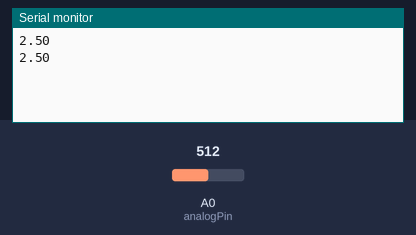
This sketch was run on a simulated Arduino Uno, built with avr-gcc and run on an emulated ATmega328P. Shown: the last lines printed to the serial monitor. The test bench sets the inputs (shaded band); at power-on: A0 (analogPin) = 512.

Above: at 1.8 s.
1.9 s: A0 (analogPin) set to 716
At 2.6 s:
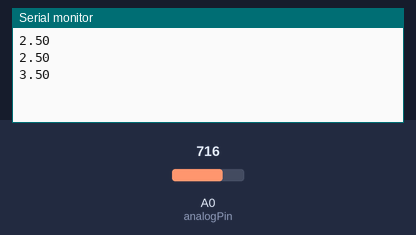
3.4 s: A0 (analogPin) set to 900
At 4.8 s:
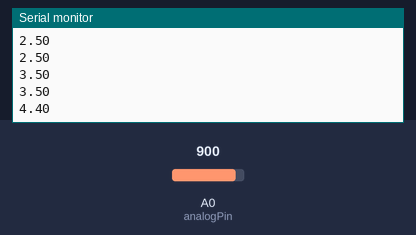
Timing chart, 0 to 6.4 s (numbered marks = the images above; inputs shaded):
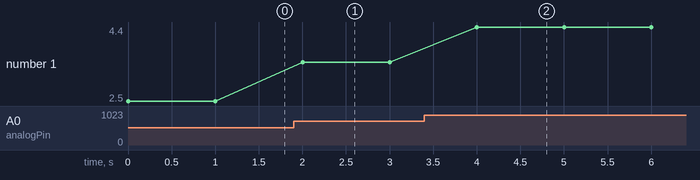

Measured:
- after the input at 1.9 s, the serial monitor: prints a new line after 0.10 s (image 1)
- after the input at 3.4 s, the serial monitor: prints a new line after 0.60 s (image 2)
- plotted number 1: 2.5 → 3.5 after the input at 1.9 s, 3.5 → 4.4 after the input at 3.4 s

The sketch:

ReadAnalog_LedLevel_func.ino
```cpp
// Programme de démonstration pour allumer une led en fonction d'une tension
// Variables
const int ledPin =  3;                                       //Pin pour la led
const int analogPin = 0;                                      //Pin pour la lecture analogique
float voltage = 0;                                            //Définition de la variable en volt

// Configuration
void setup() {
  Serial.begin(9600);                                         // Initialisation du port série à 9600
  digitalWrite(ledPin, LOW);                                  //Par défaut la led est éteinte
}

void check_voltage(float voltage, int ledPin){
  if (voltage >0.99){                                         //Comparaison de la valeur mesurée à un seul défini
    digitalWrite(ledPin, HIGH);                               //Allume la led connectée
  }else{
    digitalWrite(ledPin, LOW);                                //Éteint la led connectée
  }
}
//Boucle principale
void loop() {
  int sensorValue = analogRead(analogPin);                    //Sort une valeur de 0 à 1023; N.B.: cela pourrait être aussi
  voltage = sensorValue * (5.0 / 1023.0);                     //Conversion en V
  Serial.println(voltage);                                    //Impression sur le port série avec retour à la ligne
  check_voltage(voltage, ledPin);
  delay(1000);                                                //Délai en ms
}
```
